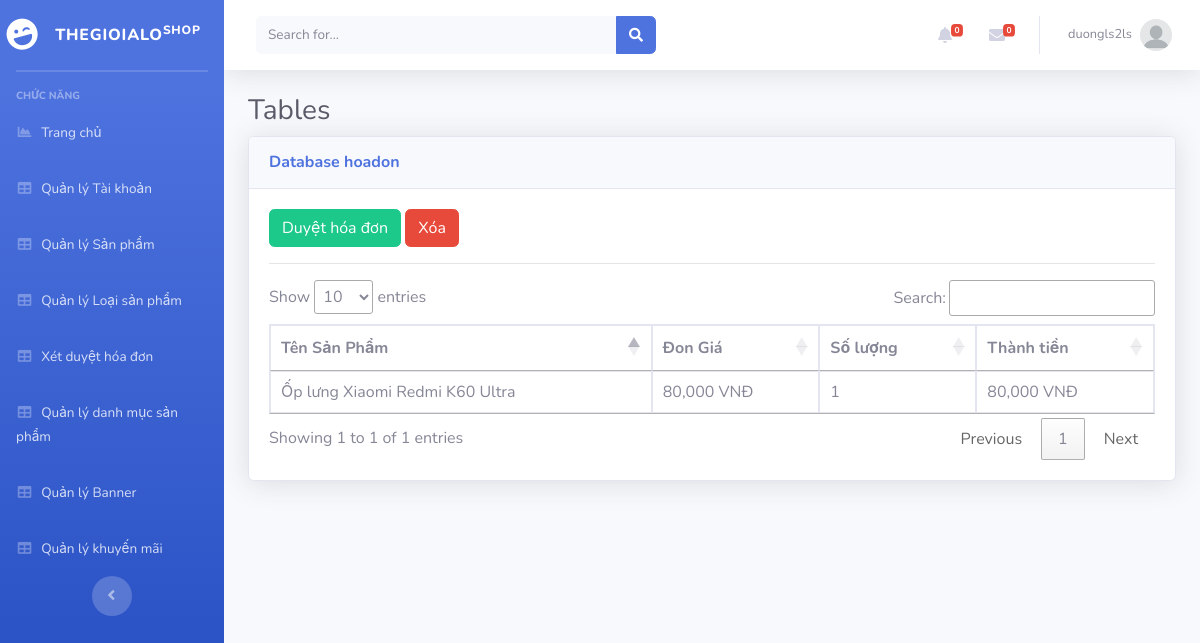
The page /Admin/index.php?mod=hoadon&act=chitiet&id=9 (signed in) on the database its author committed.
### tables this page shows
CREATE TABLE `chitiethoadon` (
  `MaHD` int(11) NOT NULL,
  `MaSP` int(11) NOT NULL,
  `SoLuong` int(11) NOT NULL,
  `DonGia` float NOT NULL
);

CREATE TABLE `sanpham` (
  `MaSP` int(11) NOT NULL,
  `MaLSP` int(11) NOT NULL,
  `MaDM` int(11) NOT NULL,
  `TenSP` varchar(70) NOT NULL,
  `DonGia` int(11) NOT NULL,
  `SoLuong` int(10) UNSIGNED NOT NULL DEFAULT 1,
  `HinhAnh1` varchar(200) NOT NULL,
  `HinhAnh2` varchar(255) DEFAULT NULL,
  `HinhAnh3` varchar(255) DEFAULT NULL,
  `MaKM` int(11) NOT NULL,
  `ManHinh` varchar(50) DEFAULT NULL,
  `HDH` varchar(50) DEFAULT NULL,
  `CamSau` varchar(50) DEFAULT NULL,
  `CamTruoc` varchar(50) DEFAULT NULL,
  `CPU` varchar(50) DEFAULT NULL,
  `Ram` varchar(50) DEFAULT NULL,
  `Rom` varchar(50) DEFAULT NULL,
  `SDCard` varchar(50) DEFAULT NULL,
  `Pin` varchar(50) DEFAULT NULL,
  `SoSao` int(11) NOT NULL,
  `SoDanhGia` int(11) NOT NULL,
  `TrangThai` int(11) NOT NULL,
  `MoTa` text NOT NULL,
  `ThoiGian` datetime DEFAULT NULL
);

### Admin/MVC/controllers/HoadonController.php (called while the page is built, shortened)
<?php
require_once("MVC/models/hoadon.php");
class HoaDonController
{
    var $hoadon_model;
    public function __construct()
    {
        $this->hoadon_model = new Hoadon();
    }
    function chitiet()
    {
        $id = isset($_GET['id']) ? $_GET['id'] : 1;
        $data = $this->hoadon_model->chitiethoadon($id);
        require_once("MVC/Views/Admin/index.php");
    }
}

### Admin/MVC/Models/connection.php (called while the page is built, shortened)
<?php
    class Connection{
        function __construct()
        {
            $severname ="localhost";
            $username ="root";
            $password ="";
            $db_name ="shopphone";
            $this->conn = new mysqli($severname,$username,$password,$db_name);
        }
    }
?>

### Admin/MVC/Models/model.php (called while the page is built, shortened)
<?php
require_once("connection.php");
class Model
{
    function __construct()
    {
        $conn_obj = new Connection();
        $this->conn = $conn_obj->conn;
    }
}

### Admin/MVC/Models/hoadon.php (called while the page is built, shortened)
<?php
require_once("model.php");
class Hoadon extends Model
{
    function chitiethoadon($id){
        $query = "select ct.*, s.TenSP as Ten from chitiethoadon as ct, sanpham as s where ct.MaSP = s.MaSP and ct.MaHD = $id ";
        require("result.php");
        return $data;
    }
}

### Admin/MVC/Models/result.php (called while the page is built)
<?php
$result = $this->conn->query($query);
$data = array();
while ($row = $result->fetch_assoc()) {
    $data[] = $row;
}
?>

### Admin/MVC/Views/hoadon/detail.php (the view, shortened to what this page needs)
<?php if(isset($data) and $data != null){ ?>
<a href="?mod=hoadon&act=xetduyet&id=<?= $data['0']['MaHD'] ?>" class="btn btn-success">Duyệt hóa đơn</a>
<a href="?mod=hoadon&act=delete&id=<?= $data['0']['MaHD'] ?>" onclick="return confirm('Bạn có thật sự muốn xóa ?');" type="button" class="btn btn-danger">Xóa</a>
<?php } ?>
<hr>
<table class="table table-bordered" id="dataTable" width="100%" cellspacing="0">
    <thead>
        <tr>
            <th scope="col">Tên Sản Phẩm</th>
            <th scope="col">Đon Giá</th>
            <th scope="col">Số lượng</th>
            <th scope="col">Thành tiền</th>
        </tr>
    </thead>
    <tbody>
        <?php foreach ($data as $row) { ?>
            <tr>
                <td><?= $row['Ten'] ?></td>
                <td><?= number_format($row['DonGia']) ?> VNĐ</td>
                <td><?= $row['SoLuong'] ?></td>
                <td><?= number_format($row['DonGia'] * $row['SoLuong']) ?> VNĐ</td>
            </tr>
        <?php } ?>
</table>

### rows shown on the page
chitiethoadon: MaSP.TenSP "Ốp lưng Xiaomi Redmi K60 Ultra", DonGia "80,000", SoLuong "1", $row['DonGia'] * $row['SoLuong'] "80,000"

### other values the page prints
$_SESSION['login']['TaiKhoan'] "duongls2ls"
$mod "hoadon"
